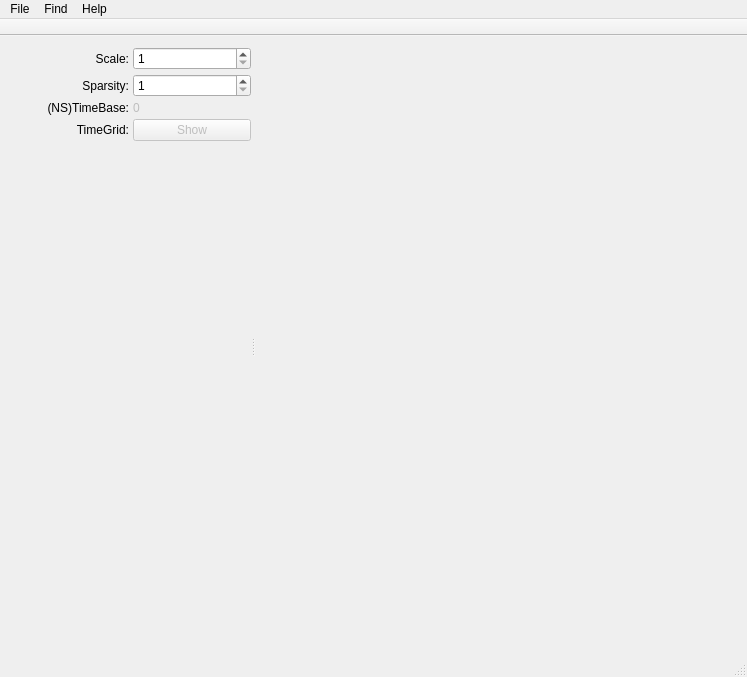
<?xml version="1.0" encoding="UTF-8"?>
<ui version="4.0">
 <class>MainWindow</class>
 <widget class="QMainWindow" name="MainWindow">
  <property name="geometry">
   <rect>
    <x>0</x>
    <y>0</y>
    <width>747</width>
    <height>677</height>
   </rect>
  </property>
  <property name="windowTitle">
   <string>MainWindow</string>
  </property>
  <widget class="QWidget" name="centralWidget">
   <layout class="QHBoxLayout" name="horizontalLayout_2">
    <item>
     <widget class="QSplitter" name="splitter">
      <property name="orientation">
       <enum>Qt::Horizontal</enum>
      </property>
      <widget class="QWidget" name="axisAttrWidget" native="true">
       <property name="maximumSize">
        <size>
         <width>240</width>
         <height>16777215</height>
        </size>
       </property>
       <layout class="QHBoxLayout" name="horizontalLayout">
        <property name="leftMargin">
         <number>0</number>
        </property>
        <property name="topMargin">
         <number>0</number>
        </property>
        <property name="rightMargin">
         <number>0</number>
        </property>
        <property name="bottomMargin">
         <number>6</number>
        </property>
        <item>
         <layout class="QGridLayout" name="gridLayout">
          <property name="spacing">
           <number>4</number>
          </property>
          <item row="0" column="0">
           <widget class="QLabel" name="axisLabel">
            <property name="sizePolicy">
             <sizepolicy hsizetype="Preferred" vsizetype="Preferred">
              <horstretch>0</horstretch>
              <verstretch>0</verstretch>
             </sizepolicy>
            </property>
            <property name="text">
             <string>Scale:</string>
            </property>
            <property name="alignment">
             <set>Qt::AlignRight|Qt::AlignTrailing|Qt::AlignVCenter</set>
            </property>
           </widget>
          </item>
          <item row="4" column="1">
           <spacer name="verticalSpacer">
            <property name="orientation">
             <enum>Qt::Vertical</enum>
            </property>
            <property name="sizeHint" stdset="0">
             <size>
              <width>20</width>
              <height>178</height>
             </size>
            </property>
           </spacer>
          </item>
          <item row="3" column="1">
           <widget class="QPushButton" name="timeGridPushButton">
            <property name="enabled">
             <bool>false</bool>
            </property>
            <property name="text">
             <string>Show</string>
            </property>
            <property name="checkable">
             <bool>true</bool>
            </property>
           </widget>
          </item>
          <item row="2" column="1">
           <widget class="QLabel" name="timeBaseContentLabel">
            <property name="enabled">
             <bool>false</bool>
            </property>
            <property name="text">
             <string>0</string>
            </property>
           </widget>
          </item>
          <item row="2" column="0">
           <widget class="QLabel" name="label">
            <property name="text">
             <string>(NS)TimeBase:</string>
            </property>
            <property name="alignment">
             <set>Qt::AlignRight|Qt::AlignTrailing|Qt::AlignVCenter</set>
            </property>
           </widget>
          </item>
          <item row="1" column="1">
           <widget class="QSpinBox" name="axisSparsitySpinBox">
            <property name="readOnly">
             <bool>false</bool>
            </property>
            <property name="keyboardTracking">
             <bool>false</bool>
            </property>
            <property name="minimum">
             <number>1</number>
            </property>
            <property name="maximum">
             <number>999999999</number>
            </property>
           </widget>
          </item>
          <item row="3" column="0">
           <widget class="QLabel" name="showGridLabel">
            <property name="text">
             <string>TimeGrid:</string>
            </property>
            <property name="alignment">
             <set>Qt::AlignRight|Qt::AlignTrailing|Qt::AlignVCenter</set>
            </property>
           </widget>
          </item>
          <item row="1" column="0">
           <widget class="QLabel" name="axisSparsityLabel">
            <property name="sizePolicy">
             <sizepolicy hsizetype="Preferred" vsizetype="Preferred">
              <horstretch>0</horstretch>
              <verstretch>0</verstretch>
             </sizepolicy>
            </property>
            <property name="text">
             <string>Sparsity:</string>
            </property>
            <property name="alignment">
             <set>Qt::AlignRight|Qt::AlignTrailing|Qt::AlignVCenter</set>
            </property>
           </widget>
          </item>
          <item row="0" column="1">
           <widget class="QSpinBox" name="axisScaleSpinBox">
            <property name="readOnly">
             <bool>false</bool>
            </property>
            <property name="keyboardTracking">
             <bool>false</bool>
            </property>
            <property name="minimum">
             <number>1</number>
            </property>
            <property name="maximum">
             <number>99</number>
            </property>
           </widget>
          </item>
         </layout>
        </item>
       </layout>
      </widget>
      <widget class="TimeLineWidget" name="timeLineWidget" native="true"/>
     </widget>
    </item>
   </layout>
  </widget>
  <widget class="QMenuBar" name="menuBar">
   <property name="geometry">
    <rect>
     <x>0</x>
     <y>0</y>
     <width>747</width>
     <height>25</height>
    </rect>
   </property>
   <widget class="QMenu" name="menuFile">
    <property name="title">
     <string>File</string>
    </property>
    <addaction name="actionOpen"/>
    <addaction name="separator"/>
    <addaction name="actionExit"/>
   </widget>
   <widget class="QMenu" name="menuFind">
    <property name="enabled">
     <bool>true</bool>
    </property>
    <property name="title">
     <string>Find</string>
    </property>
    <addaction name="actionFindTimeLength"/>
    <addaction name="actionFindTimePoint"/>
   </widget>
   <widget class="QMenu" name="menuHelp">
    <property name="title">
     <string>Help</string>
    </property>
    <addaction name="actionAbout"/>
    <addaction name="separator"/>
    <addaction name="actionLicense"/>
   </widget>
   <addaction name="menuFile"/>
   <addaction name="menuFind"/>
   <addaction name="menuHelp"/>
  </widget>
  <widget class="QToolBar" name="mainToolBar">
   <property name="movable">
    <bool>false</bool>
   </property>
   <property name="toolButtonStyle">
    <enum>Qt::ToolButtonTextBesideIcon</enum>
   </property>
   <property name="floatable">
    <bool>false</bool>
   </property>
   <attribute name="toolBarArea">
    <enum>TopToolBarArea</enum>
   </attribute>
   <attribute name="toolBarBreak">
    <bool>false</bool>
   </attribute>
  </widget>
  <widget class="QStatusBar" name="statusBar"/>
  <action name="actionOpen">
   <property name="icon">
    <iconset resource="res.qrc">
     <normaloff>:/open.png</normaloff>:/open.png</iconset>
   </property>
   <property name="text">
    <string>Open</string>
   </property>
  </action>
  <action name="actionExit">
   <property name="text">
    <string>Exit</string>
   </property>
  </action>
  <action name="actionFindTimeLength">
   <property name="enabled">
    <bool>false</bool>
   </property>
   <property name="icon">
    <iconset resource="res.qrc">
     <normaloff>:/find.png</normaloff>:/find.png</iconset>
   </property>
   <property name="text">
    <string>Find Time Length</string>
   </property>
  </action>
  <action name="actionAbout">
   <property name="text">
    <string>About</string>
   </property>
  </action>
  <action name="actionLicense">
   <property name="text">
    <string>License</string>
   </property>
  </action>
  <action name="actionFindTimePoint">
   <property name="enabled">
    <bool>false</bool>
   </property>
   <property name="icon">
    <iconset resource="res.qrc">
     <normaloff>:/findpoints.png</normaloff>:/findpoints.png</iconset>
   </property>
   <property name="text">
    <string>Find Time Point</string>
   </property>
  </action>
 </widget>
 <layoutdefault spacing="6" margin="11"/>
 <customwidgets>
  <customwidget>
   <class>TimeLineWidget</class>
   <extends>QWidget</extends>
   <header>time_line_widget.h</header>
   <container>1</container>
  </customwidget>
 </customwidgets>
 <resources>
  <include location="res.qrc"/>
 </resources>
 <connections>
  <connection>
   <sender>actionExit</sender>
   <signal>triggered()</signal>
   <receiver>MainWindow</receiver>
   <slot>close()</slot>
   <hints>
    <hint type="sourcelabel">
     <x>-1</x>
     <y>-1</y>
    </hint>
    <hint type="destinationlabel">
     <x>373</x>
     <y>338</y>
    </hint>
   </hints>
  </connection>
  <connection>
   <sender>actionAbout</sender>
   <signal>triggered()</signal>
   <receiver>MainWindow</receiver>
   <slot>showHelpMenuInfo()</slot>
   <hints>
    <hint type="sourcelabel">
     <x>-1</x>
     <y>-1</y>
    </hint>
    <hint type="destinationlabel">
     <x>373</x>
     <y>338</y>
    </hint>
   </hints>
  </connection>
  <connection>
   <sender>actionLicense</sender>
   <signal>triggered()</signal>
   <receiver>MainWindow</receiver>
   <slot>showHelpMenuInfo()</slot>
   <hints>
    <hint type="sourcelabel">
     <x>-1</x>
     <y>-1</y>
    </hint>
    <hint type="destinationlabel">
     <x>373</x>
     <y>338</y>
    </hint>
   </hints>
  </connection>
 </connections>
 <slots>
  <slot>showHelpMenuInfo()</slot>
 </slots>
</ui>
